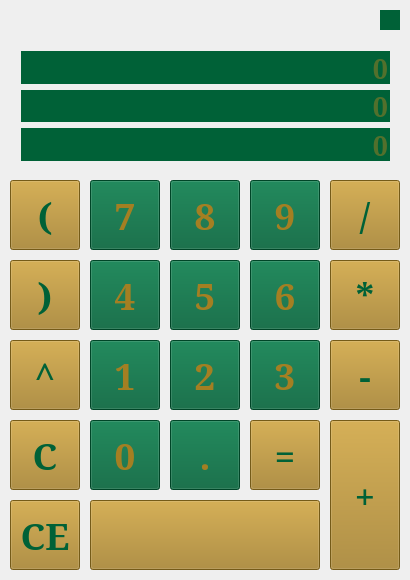
<?xml version="1.0" encoding="UTF-8"?>
<ui version="4.0">
 <class>MainWindow</class>
 <widget class="QMainWindow" name="MainWindow">
  <property name="geometry">
   <rect>
    <x>0</x>
    <y>0</y>
    <width>410</width>
    <height>580</height>
   </rect>
  </property>
  <property name="sizePolicy">
   <sizepolicy hsizetype="Fixed" vsizetype="Fixed">
    <horstretch>0</horstretch>
    <verstretch>0</verstretch>
   </sizepolicy>
  </property>
  <property name="minimumSize">
   <size>
    <width>410</width>
    <height>580</height>
   </size>
  </property>
  <property name="maximumSize">
   <size>
    <width>410</width>
    <height>580</height>
   </size>
  </property>
  <property name="font">
   <font>
    <family>Garamond</family>
    <pointsize>20</pointsize>
    <weight>75</weight>
    <bold>true</bold>
   </font>
  </property>
  <property name="cursor">
   <cursorShape>PointingHandCursor</cursorShape>
  </property>
  <property name="contextMenuPolicy">
   <enum>Qt::NoContextMenu</enum>
  </property>
  <property name="windowTitle">
   <string>MainWindow</string>
  </property>
  <property name="windowIcon">
   <iconset resource="img.qrc">
    <normaloff>:/icon.png</normaloff>:/icon.png</iconset>
  </property>
  <property name="autoFillBackground">
   <bool>false</bool>
  </property>
  <property name="styleSheet">
   <string notr="true">MainWindow { background: rgb(0, 0, 44)}
</string>
  </property>
  <property name="animated">
   <bool>true</bool>
  </property>
  <widget class="QWidget" name="centralWidget">
   <widget class="QWidget" name="gridLayoutWidget">
    <property name="geometry">
     <rect>
      <x>10</x>
      <y>40</y>
      <width>391</width>
      <height>131</height>
     </rect>
    </property>
    <layout class="QGridLayout" name="screens">
     <item row="0" column="0">
      <widget class="QLineEdit" name="lineEdit_1">
       <property name="sizePolicy">
        <sizepolicy hsizetype="Expanding" vsizetype="Expanding">
         <horstretch>0</horstretch>
         <verstretch>0</verstretch>
        </sizepolicy>
       </property>
       <property name="font">
        <font>
         <family>Garamond</family>
         <pointsize>20</pointsize>
         <weight>75</weight>
         <bold>true</bold>
        </font>
       </property>
       <property name="autoFillBackground">
        <bool>false</bool>
       </property>
       <property name="styleSheet">
        <string notr="true">QLineEdit { background: rgb(0, 97, 55)}
QLineEdit { color: rgb(164, 127, 34)}</string>
       </property>
       <property name="frame">
        <bool>false</bool>
       </property>
       <property name="alignment">
        <set>Qt::AlignRight|Qt::AlignTrailing|Qt::AlignVCenter</set>
       </property>
       <property name="placeholderText">
        <string>0</string>
       </property>
       <property name="clearButtonEnabled">
        <bool>false</bool>
       </property>
      </widget>
     </item>
     <item row="2" column="0">
      <widget class="QLineEdit" name="lineEdit_2">
       <property name="sizePolicy">
        <sizepolicy hsizetype="Expanding" vsizetype="Expanding">
         <horstretch>0</horstretch>
         <verstretch>0</verstretch>
        </sizepolicy>
       </property>
       <property name="font">
        <font>
         <family>Garamond</family>
         <pointsize>20</pointsize>
         <weight>75</weight>
         <bold>true</bold>
        </font>
       </property>
       <property name="autoFillBackground">
        <bool>false</bool>
       </property>
       <property name="styleSheet">
        <string notr="true">QLineEdit { background: rgb(0, 97, 55)}
QLineEdit { color: rgb(164, 127, 34)}</string>
       </property>
       <property name="frame">
        <bool>false</bool>
       </property>
       <property name="alignment">
        <set>Qt::AlignRight|Qt::AlignTrailing|Qt::AlignVCenter</set>
       </property>
       <property name="placeholderText">
        <string>0</string>
       </property>
       <property name="clearButtonEnabled">
        <bool>false</bool>
       </property>
      </widget>
     </item>
     <item row="3" column="0">
      <widget class="QLineEdit" name="lineEdit_3">
       <property name="sizePolicy">
        <sizepolicy hsizetype="Expanding" vsizetype="Expanding">
         <horstretch>0</horstretch>
         <verstretch>0</verstretch>
        </sizepolicy>
       </property>
       <property name="font">
        <font>
         <family>Garamond</family>
         <pointsize>20</pointsize>
         <weight>75</weight>
         <bold>true</bold>
        </font>
       </property>
       <property name="autoFillBackground">
        <bool>false</bool>
       </property>
       <property name="styleSheet">
        <string notr="true">QLineEdit { background: rgb(0, 97, 55)}
QLineEdit { color: rgb(164, 127, 34)}</string>
       </property>
       <property name="frame">
        <bool>false</bool>
       </property>
       <property name="alignment">
        <set>Qt::AlignRight|Qt::AlignTrailing|Qt::AlignVCenter</set>
       </property>
       <property name="placeholderText">
        <string>0</string>
       </property>
       <property name="clearButtonEnabled">
        <bool>false</bool>
       </property>
      </widget>
     </item>
    </layout>
   </widget>
   <widget class="QPushButton" name="ceButton">
    <property name="geometry">
     <rect>
      <x>10</x>
      <y>420</y>
      <width>70</width>
      <height>70</height>
     </rect>
    </property>
    <property name="font">
     <font>
      <family>Garamond</family>
      <pointsize>28</pointsize>
      <weight>75</weight>
      <bold>true</bold>
     </font>
    </property>
    <property name="styleSheet">
     <string notr="true">QPushButton { background: rgb(164, 127, 34)}
QPushButton { color: rgb(0, 97, 55)}</string>
    </property>
    <property name="text">
     <string>C</string>
    </property>
   </widget>
   <widget class="QPushButton" name="backButton">
    <property name="geometry">
     <rect>
      <x>10</x>
      <y>500</y>
      <width>70</width>
      <height>70</height>
     </rect>
    </property>
    <property name="font">
     <font>
      <family>Garamond</family>
      <pointsize>28</pointsize>
      <weight>75</weight>
      <bold>true</bold>
     </font>
    </property>
    <property name="styleSheet">
     <string notr="true">QPushButton { background: rgb(164, 127, 34)}
QPushButton { color: rgb(0, 97, 55)}</string>
    </property>
    <property name="text">
     <string>CE</string>
    </property>
   </widget>
   <widget class="QPushButton" name="fourButton">
    <property name="geometry">
     <rect>
      <x>90</x>
      <y>260</y>
      <width>70</width>
      <height>70</height>
     </rect>
    </property>
    <property name="font">
     <font>
      <family>Garamond</family>
      <pointsize>28</pointsize>
      <weight>75</weight>
      <bold>true</bold>
     </font>
    </property>
    <property name="styleSheet">
     <string notr="true">QPushButton { background: rgb(0, 97, 55)}
QPushButton { color: rgb(164, 127, 34)}</string>
    </property>
    <property name="text">
     <string>4</string>
    </property>
   </widget>
   <widget class="QPushButton" name="sevenButton">
    <property name="geometry">
     <rect>
      <x>90</x>
      <y>180</y>
      <width>70</width>
      <height>70</height>
     </rect>
    </property>
    <property name="sizePolicy">
     <sizepolicy hsizetype="Minimum" vsizetype="Fixed">
      <horstretch>0</horstretch>
      <verstretch>0</verstretch>
     </sizepolicy>
    </property>
    <property name="font">
     <font>
      <family>Garamond</family>
      <pointsize>28</pointsize>
      <weight>75</weight>
      <bold>true</bold>
     </font>
    </property>
    <property name="styleSheet">
     <string notr="true">QPushButton { background: rgb(0, 97, 55)}
QPushButton { color: rgb(164, 127, 34)}</string>
    </property>
    <property name="text">
     <string>7</string>
    </property>
   </widget>
   <widget class="QPushButton" name="oneButton">
    <property name="geometry">
     <rect>
      <x>90</x>
      <y>340</y>
      <width>70</width>
      <height>70</height>
     </rect>
    </property>
    <property name="font">
     <font>
      <family>Garamond</family>
      <pointsize>28</pointsize>
      <weight>75</weight>
      <bold>true</bold>
     </font>
    </property>
    <property name="styleSheet">
     <string notr="true">QPushButton { background: rgb(0, 97, 55)}
QPushButton { color: rgb(164, 127, 34)}</string>
    </property>
    <property name="text">
     <string>1</string>
    </property>
   </widget>
   <widget class="QPushButton" name="zeroButton">
    <property name="geometry">
     <rect>
      <x>90</x>
      <y>420</y>
      <width>70</width>
      <height>70</height>
     </rect>
    </property>
    <property name="font">
     <font>
      <family>Garamond</family>
      <pointsize>28</pointsize>
      <weight>75</weight>
      <bold>true</bold>
     </font>
    </property>
    <property name="styleSheet">
     <string notr="true">QPushButton { background: rgb(0, 97, 55)}
QPushButton { color: rgb(164, 127, 34)}</string>
    </property>
    <property name="text">
     <string>0</string>
    </property>
   </widget>
   <widget class="QPushButton" name="eightButton">
    <property name="geometry">
     <rect>
      <x>170</x>
      <y>180</y>
      <width>70</width>
      <height>70</height>
     </rect>
    </property>
    <property name="font">
     <font>
      <family>Garamond</family>
      <pointsize>28</pointsize>
      <weight>75</weight>
      <bold>true</bold>
     </font>
    </property>
    <property name="styleSheet">
     <string notr="true">QPushButton { background: rgb(0, 97, 55)}
QPushButton { color: rgb(164, 127, 34)}</string>
    </property>
    <property name="text">
     <string>8</string>
    </property>
   </widget>
   <widget class="QPushButton" name="fiveButton">
    <property name="geometry">
     <rect>
      <x>170</x>
      <y>260</y>
      <width>70</width>
      <height>70</height>
     </rect>
    </property>
    <property name="font">
     <font>
      <family>Garamond</family>
      <pointsize>28</pointsize>
      <weight>75</weight>
      <bold>true</bold>
     </font>
    </property>
    <property name="styleSheet">
     <string notr="true">QPushButton { background: rgb(0, 97, 55)}
QPushButton { color: rgb(164, 127, 34)}</string>
    </property>
    <property name="text">
     <string>5</string>
    </property>
   </widget>
   <widget class="QPushButton" name="twoButton">
    <property name="geometry">
     <rect>
      <x>170</x>
      <y>340</y>
      <width>70</width>
      <height>70</height>
     </rect>
    </property>
    <property name="font">
     <font>
      <family>Garamond</family>
      <pointsize>28</pointsize>
      <weight>75</weight>
      <bold>true</bold>
     </font>
    </property>
    <property name="styleSheet">
     <string notr="true">QPushButton { background: rgb(0, 97, 55)}
QPushButton { color: rgb(164, 127, 34)}</string>
    </property>
    <property name="text">
     <string>2</string>
    </property>
   </widget>
   <widget class="QPushButton" name="dotButton">
    <property name="geometry">
     <rect>
      <x>170</x>
      <y>420</y>
      <width>70</width>
      <height>70</height>
     </rect>
    </property>
    <property name="font">
     <font>
      <family>Garamond</family>
      <pointsize>28</pointsize>
      <weight>75</weight>
      <bold>true</bold>
     </font>
    </property>
    <property name="styleSheet">
     <string notr="true">QPushButton { background: rgb(0, 97, 55)}
QPushButton { color: rgb(164, 127, 34)}</string>
    </property>
    <property name="text">
     <string>.</string>
    </property>
   </widget>
   <widget class="QPushButton" name="nineButton">
    <property name="geometry">
     <rect>
      <x>250</x>
      <y>180</y>
      <width>70</width>
      <height>70</height>
     </rect>
    </property>
    <property name="font">
     <font>
      <family>Garamond</family>
      <pointsize>28</pointsize>
      <weight>75</weight>
      <bold>true</bold>
     </font>
    </property>
    <property name="styleSheet">
     <string notr="true">QPushButton { background: rgb(0, 97, 55)}
QPushButton { color: rgb(164, 127, 34)}</string>
    </property>
    <property name="text">
     <string>9</string>
    </property>
   </widget>
   <widget class="QPushButton" name="minusButton">
    <property name="geometry">
     <rect>
      <x>330</x>
      <y>340</y>
      <width>70</width>
      <height>70</height>
     </rect>
    </property>
    <property name="font">
     <font>
      <family>Garamond</family>
      <pointsize>28</pointsize>
      <weight>75</weight>
      <bold>true</bold>
     </font>
    </property>
    <property name="styleSheet">
     <string notr="true">QPushButton { background: rgb(164, 127, 34)}
QPushButton { color: rgb(0, 97, 55)}</string>
    </property>
    <property name="text">
     <string>-</string>
    </property>
   </widget>
   <widget class="QPushButton" name="multButton">
    <property name="geometry">
     <rect>
      <x>330</x>
      <y>260</y>
      <width>70</width>
      <height>70</height>
     </rect>
    </property>
    <property name="font">
     <font>
      <family>Garamond</family>
      <pointsize>28</pointsize>
      <weight>75</weight>
      <bold>true</bold>
     </font>
    </property>
    <property name="styleSheet">
     <string notr="true">QPushButton { background: rgb(164, 127, 34)}
QPushButton { color: rgb(0, 97, 55)}</string>
    </property>
    <property name="text">
     <string>*</string>
    </property>
   </widget>
   <widget class="QPushButton" name="slashButton">
    <property name="geometry">
     <rect>
      <x>330</x>
      <y>180</y>
      <width>70</width>
      <height>70</height>
     </rect>
    </property>
    <property name="font">
     <font>
      <family>Garamond</family>
      <pointsize>28</pointsize>
      <weight>75</weight>
      <bold>true</bold>
     </font>
    </property>
    <property name="styleSheet">
     <string notr="true">QPushButton { background: rgb(164, 127, 34)}
QPushButton { color: rgb(0, 97, 55)}</string>
    </property>
    <property name="text">
     <string>/</string>
    </property>
   </widget>
   <widget class="QPushButton" name="sixButton">
    <property name="geometry">
     <rect>
      <x>250</x>
      <y>260</y>
      <width>70</width>
      <height>70</height>
     </rect>
    </property>
    <property name="font">
     <font>
      <family>Garamond</family>
      <pointsize>28</pointsize>
      <weight>75</weight>
      <bold>true</bold>
     </font>
    </property>
    <property name="styleSheet">
     <string notr="true">QPushButton { background: rgb(0, 97, 55)}
QPushButton { color: rgb(164, 127, 34)}</string>
    </property>
    <property name="text">
     <string>6</string>
    </property>
   </widget>
   <widget class="QPushButton" name="plusButton">
    <property name="geometry">
     <rect>
      <x>330</x>
      <y>420</y>
      <width>70</width>
      <height>150</height>
     </rect>
    </property>
    <property name="font">
     <font>
      <family>Garamond</family>
      <pointsize>28</pointsize>
      <weight>75</weight>
      <bold>true</bold>
     </font>
    </property>
    <property name="styleSheet">
     <string notr="true">QPushButton { background: rgb(164, 127, 34)}
QPushButton { color: rgb(0, 97, 55)}</string>
    </property>
    <property name="text">
     <string>+</string>
    </property>
   </widget>
   <widget class="QPushButton" name="spaceButton">
    <property name="geometry">
     <rect>
      <x>90</x>
      <y>500</y>
      <width>230</width>
      <height>70</height>
     </rect>
    </property>
    <property name="font">
     <font>
      <family>Garamond</family>
      <pointsize>28</pointsize>
      <weight>75</weight>
      <bold>true</bold>
     </font>
    </property>
    <property name="styleSheet">
     <string notr="true">QPushButton { background: rgb(164, 127, 34)}
QPushButton { color: rgb(0, 97, 55)}</string>
    </property>
    <property name="text">
     <string/>
    </property>
   </widget>
   <widget class="QPushButton" name="threeButton">
    <property name="geometry">
     <rect>
      <x>250</x>
      <y>340</y>
      <width>70</width>
      <height>70</height>
     </rect>
    </property>
    <property name="font">
     <font>
      <family>Garamond</family>
      <pointsize>28</pointsize>
      <weight>75</weight>
      <bold>true</bold>
     </font>
    </property>
    <property name="styleSheet">
     <string notr="true">QPushButton { background: rgb(0, 97, 55)}
QPushButton { color: rgb(164, 127, 34)}</string>
    </property>
    <property name="text">
     <string>3</string>
    </property>
   </widget>
   <widget class="QPushButton" name="equalButton">
    <property name="geometry">
     <rect>
      <x>250</x>
      <y>420</y>
      <width>70</width>
      <height>70</height>
     </rect>
    </property>
    <property name="font">
     <font>
      <family>Garamond</family>
      <pointsize>28</pointsize>
      <weight>75</weight>
      <bold>true</bold>
     </font>
    </property>
    <property name="styleSheet">
     <string notr="true">QPushButton { background: rgb(164, 127, 34)}
QPushButton { color: rgb(0, 97, 55)}</string>
    </property>
    <property name="text">
     <string>=</string>
    </property>
   </widget>
   <widget class="QPushButton" name="leftParensButton">
    <property name="geometry">
     <rect>
      <x>10</x>
      <y>180</y>
      <width>70</width>
      <height>70</height>
     </rect>
    </property>
    <property name="font">
     <font>
      <family>Garamond</family>
      <pointsize>28</pointsize>
      <weight>75</weight>
      <bold>true</bold>
     </font>
    </property>
    <property name="styleSheet">
     <string notr="true">QPushButton { background: rgb(164, 127, 34)}
QPushButton { color: rgb(0, 97, 55)}</string>
    </property>
    <property name="text">
     <string>(</string>
    </property>
   </widget>
   <widget class="QPushButton" name="rightParensButton">
    <property name="geometry">
     <rect>
      <x>10</x>
      <y>260</y>
      <width>70</width>
      <height>70</height>
     </rect>
    </property>
    <property name="font">
     <font>
      <family>Garamond</family>
      <pointsize>28</pointsize>
      <weight>75</weight>
      <bold>true</bold>
     </font>
    </property>
    <property name="styleSheet">
     <string notr="true">QPushButton { background: rgb(164, 127, 34)}
QPushButton { color: rgb(0, 97, 55)}</string>
    </property>
    <property name="text">
     <string>)</string>
    </property>
   </widget>
   <widget class="QPushButton" name="closeButton">
    <property name="geometry">
     <rect>
      <x>380</x>
      <y>10</y>
      <width>20</width>
      <height>20</height>
     </rect>
    </property>
    <property name="minimumSize">
     <size>
      <width>20</width>
      <height>20</height>
     </size>
    </property>
    <property name="maximumSize">
     <size>
      <width>20</width>
      <height>20</height>
     </size>
    </property>
    <property name="autoFillBackground">
     <bool>false</bool>
    </property>
    <property name="styleSheet">
     <string notr="true">QPushButton { background: rgb(0, 97, 55)}
QPushButton {
    border: none;
    margin: 0px;
    padding: 0px;
}</string>
    </property>
    <property name="text">
     <string/>
    </property>
    <property name="icon">
     <iconset resource="img.qrc">
      <normaloff>:/close.png</normaloff>:/close.png</iconset>
    </property>
    <property name="iconSize">
     <size>
      <width>16</width>
      <height>16</height>
     </size>
    </property>
    <property name="flat">
     <bool>true</bool>
    </property>
   </widget>
   <widget class="QPushButton" name="powerButton">
    <property name="geometry">
     <rect>
      <x>10</x>
      <y>340</y>
      <width>70</width>
      <height>70</height>
     </rect>
    </property>
    <property name="font">
     <font>
      <family>Garamond</family>
      <pointsize>28</pointsize>
      <weight>75</weight>
      <bold>true</bold>
     </font>
    </property>
    <property name="styleSheet">
     <string notr="true">QPushButton { background: rgb(164, 127, 34)}
QPushButton { color: rgb(0, 97, 55)}</string>
    </property>
    <property name="text">
     <string>^</string>
    </property>
   </widget>
   <widget class="QLabel" name="label">
    <property name="geometry">
     <rect>
      <x>10</x>
      <y>10</y>
      <width>20</width>
      <height>20</height>
     </rect>
    </property>
    <property name="text">
     <string>&lt;html&gt;&lt;head/&gt;&lt;body&gt;&lt;p&gt;&lt;img src=&quot;:/appicon.png&quot;/&gt;&lt;/p&gt;&lt;/body&gt;&lt;/html&gt;</string>
    </property>
   </widget>
  </widget>
 </widget>
 <layoutdefault spacing="6" margin="11"/>
 <resources>
  <include location="img.qrc"/>
 </resources>
 <connections/>
</ui>
